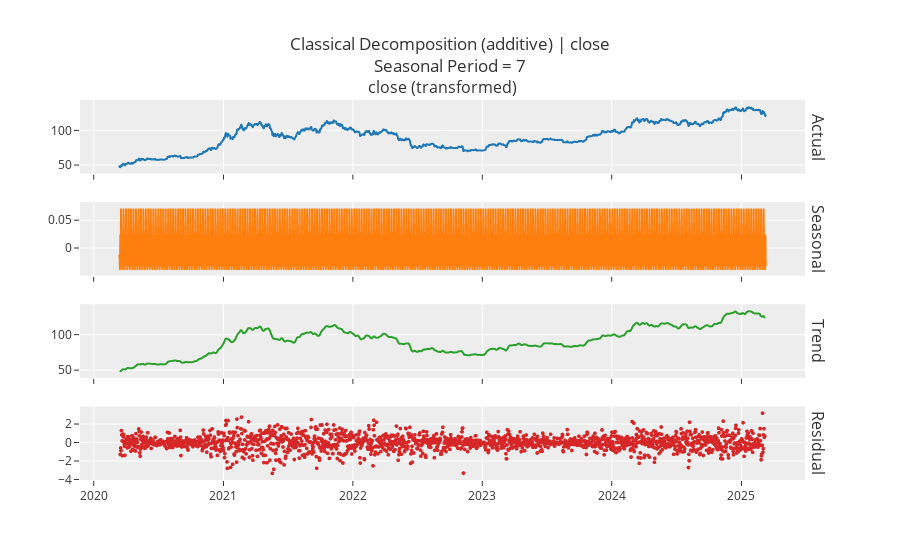
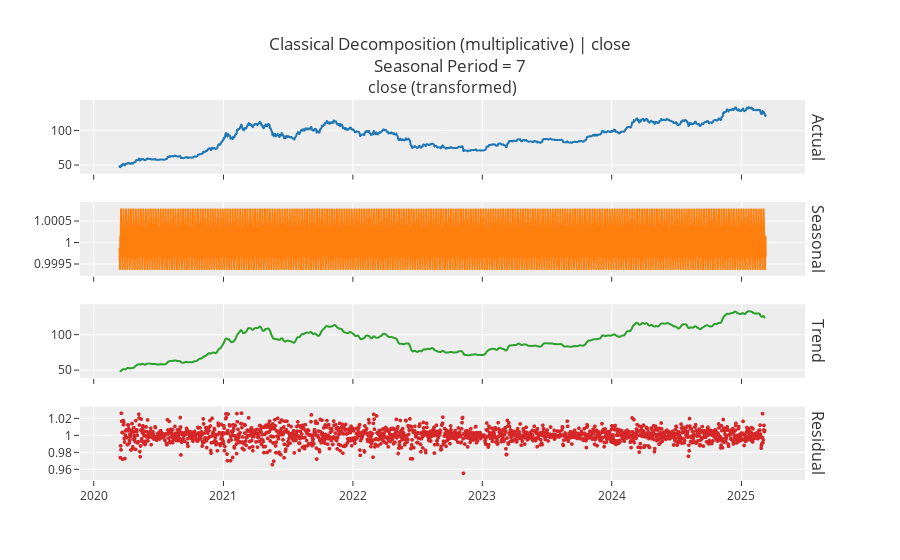
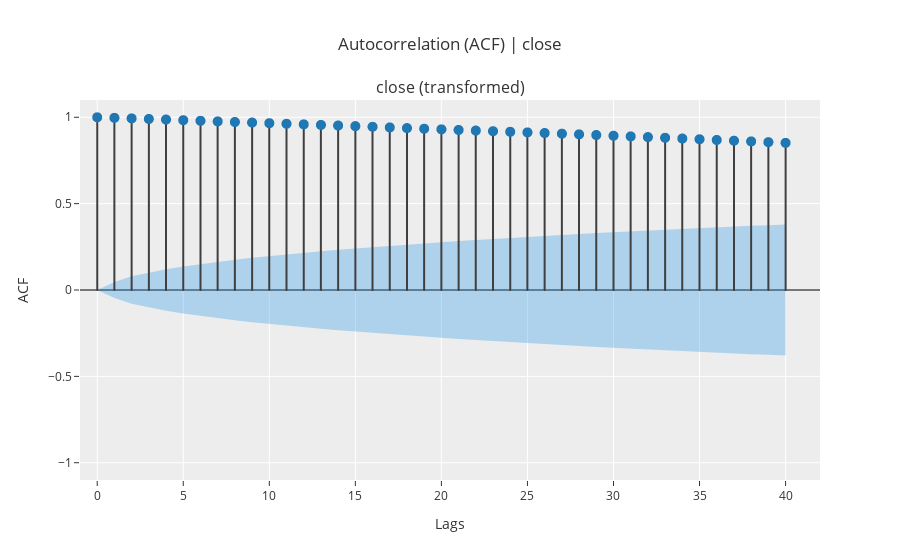
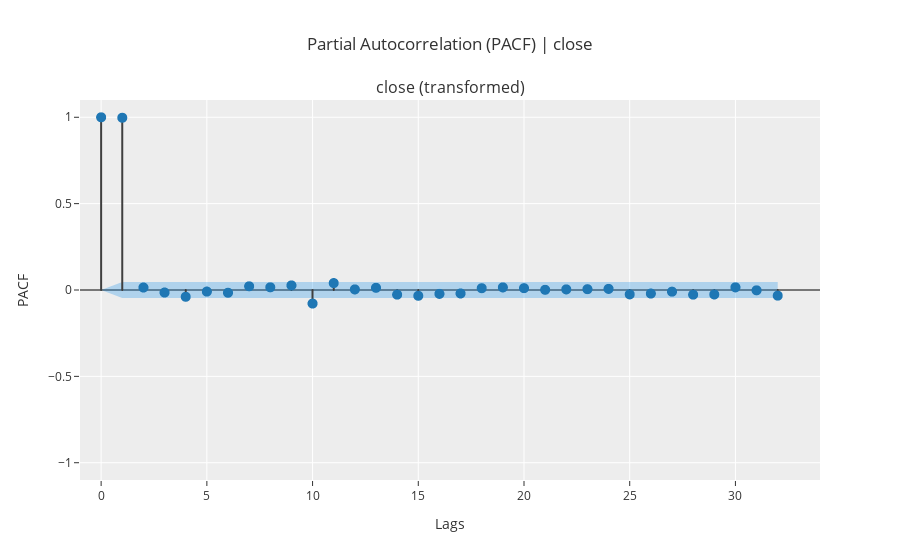

The code cell stored with these charts, in order, in its notebook:
### Code cell
s.plot_model(plot='decomp')
s.plot_model(plot='decomp', data_kwargs={'type': 'multiplicative'})
s.plot_model(plot='acf')
s.plot_model(plot='pacf')

### Figure 1 — Plotly figure (JSON) as saved in the notebook; plotly's stock layout.template omitted (floating-point values rounded to 4 significant figures; data arrays with more than 128 entries replaced by an {"elided": "..."} marker saying what was removed)
{"data": [{"line": {"color": "rgb(31, 119, 180)", "width": 2}, "marker": {"size": 2}, "mode": "lines+markers", "name": "Actual", "type": "scattergl", "x": {"elided": "1825 str values"}, "xaxis": "x", "y": {"elided": "1825 float values"}, "yaxis": "y"}, {"line": {"color": "rgb(255, 127, 14)", "width": 2}, "marker": {"size": 2}, "mode": "lines+markers", "name": "Seasonal", "type": "scattergl", "x": {"elided": "1825 str values"}, "xaxis": "x2", "y": {"elided": "1825 float values"}, "yaxis": "y2"}, {"line": {"color": "rgb(44, 160, 44)", "width": 2}, "marker": {"size": 2}, "mode": "lines+markers", "name": "Trend", "type": "scattergl", "x": {"elided": "1825 str values"}, "xaxis": "x3", "y": {"elided": "1825 float values"}, "yaxis": "y3"}, {"line": {"color": "rgb(214, 39, 40)", "width": 2}, "marker": {"size": 4}, "mode": "markers", "name": "Residuals", "type": "scattergl", "x": {"elided": "1825 str values"}, "xaxis": "x4", "y": {"elided": "1825 float values"}, "yaxis": "y4"}], "layout": {"annotations": [{"font": {"size": 16}, "showarrow": false, "text": "close (transformed)", "x": 0.49, "xanchor": "center", "xref": "paper", "y": 1, "yanchor": "bottom", "yref": "paper"}, {"font": {"size": 16}, "showarrow": false, "text": "Actual", "textangle": 90, "x": 0.98, "xanchor": "left", "xref": "paper", "y": 0.9031, "yanchor": "middle", "yref": "paper"}, {"font": {"size": 16}, "showarrow": false, "text": "Seasonal", "textangle": 90, "x": 0.98, "xanchor": "left", "xref": "paper", "y": 0.6344, "yanchor": "middle", "yref": "paper"}, {"font": {"size": 16}, "showarrow": false, "text": "Trend", "textangle": 90, "x": 0.98, "xanchor": "left", "xref": "paper", "y": 0.3656, "yanchor": "middle", "yref": "paper"}, {"font": {"size": 16}, "showarrow": false, "text": "Residual", "textangle": 90, "x": 0.98, "xanchor": "left", "xref": "paper", "y": 0.09688, "yanchor": "middle", "yref": "paper"}], "showlegend": false, "title": {"text": "Classical Decomposition (additive) | close<br>Seasonal Period = 7"}, "xaxis": {"anchor": "y", "domain": [0, 0.98], "matches": "x4", "showticklabels": false}, "xaxis2": {"anchor": "y2", "domain": [0, 0.98], "matches": "x4", "showticklabels": false}, "xaxis3": {"anchor": "y3", "domain": [0, 0.98], "matches": "x4", "showticklabels": false}, "xaxis4": {"anchor": "y4", "domain": [0, 0.98]}, "yaxis": {"anchor": "x", "domain": [0.8063, 1]}, "yaxis2": {"anchor": "x2", "domain": [0.5375, 0.7312]}, "yaxis3": {"anchor": "x3", "domain": [0.2687, 0.4625]}, "yaxis4": {"anchor": "x4", "domain": [0, 0.1938]}}}

### Figure 2 — Plotly figure (JSON) as saved in the notebook; plotly's stock layout.template omitted (floating-point values rounded to 4 significant figures; data arrays with more than 128 entries replaced by an {"elided": "..."} marker saying what was removed)
{"data": [{"line": {"color": "rgb(31, 119, 180)", "width": 2}, "marker": {"size": 2}, "mode": "lines+markers", "name": "Actual", "type": "scattergl", "x": {"elided": "1825 str values"}, "xaxis": "x", "y": {"elided": "1825 float values"}, "yaxis": "y"}, {"line": {"color": "rgb(255, 127, 14)", "width": 2}, "marker": {"size": 2}, "mode": "lines+markers", "name": "Seasonal", "type": "scattergl", "x": {"elided": "1825 str values"}, "xaxis": "x2", "y": {"elided": "1825 float values"}, "yaxis": "y2"}, {"line": {"color": "rgb(44, 160, 44)", "width": 2}, "marker": {"size": 2}, "mode": "lines+markers", "name": "Trend", "type": "scattergl", "x": {"elided": "1825 str values"}, "xaxis": "x3", "y": {"elided": "1825 float values"}, "yaxis": "y3"}, {"line": {"color": "rgb(214, 39, 40)", "width": 2}, "marker": {"size": 4}, "mode": "markers", "name": "Residuals", "type": "scattergl", "x": {"elided": "1825 str values"}, "xaxis": "x4", "y": {"elided": "1825 float values"}, "yaxis": "y4"}], "layout": {"annotations": [{"font": {"size": 16}, "showarrow": false, "text": "close (transformed)", "x": 0.49, "xanchor": "center", "xref": "paper", "y": 1, "yanchor": "bottom", "yref": "paper"}, {"font": {"size": 16}, "showarrow": false, "text": "Actual", "textangle": 90, "x": 0.98, "xanchor": "left", "xref": "paper", "y": 0.9031, "yanchor": "middle", "yref": "paper"}, {"font": {"size": 16}, "showarrow": false, "text": "Seasonal", "textangle": 90, "x": 0.98, "xanchor": "left", "xref": "paper", "y": 0.6344, "yanchor": "middle", "yref": "paper"}, {"font": {"size": 16}, "showarrow": false, "text": "Trend", "textangle": 90, "x": 0.98, "xanchor": "left", "xref": "paper", "y": 0.3656, "yanchor": "middle", "yref": "paper"}, {"font": {"size": 16}, "showarrow": false, "text": "Residual", "textangle": 90, "x": 0.98, "xanchor": "left", "xref": "paper", "y": 0.09688, "yanchor": "middle", "yref": "paper"}], "showlegend": false, "title": {"text": "Classical Decomposition (multiplicative) | close<br>Seasonal Period = 7"}, "xaxis": {"anchor": "y", "domain": [0, 0.98], "matches": "x4", "showticklabels": false}, "xaxis2": {"anchor": "y2", "domain": [0, 0.98], "matches": "x4", "showticklabels": false}, "xaxis3": {"anchor": "y3", "domain": [0, 0.98], "matches": "x4", "showticklabels": false}, "xaxis4": {"anchor": "y4", "domain": [0, 0.98]}, "yaxis": {"anchor": "x", "domain": [0.8063, 1]}, "yaxis2": {"anchor": "x2", "domain": [0.5375, 0.7312]}, "yaxis3": {"anchor": "x3", "domain": [0.2687, 0.4625]}, "yaxis4": {"anchor": "x4", "domain": [0, 0.1938]}}}

### Figure 3 — Plotly figure (JSON) as saved in the notebook; plotly's stock layout.template omitted (floating-point values rounded to 4 significant figures)
{"data": [{"line": {"color": "#3f3f3f"}, "marker": {"size": 10}, "mode": "lines", "name": "ACF", "showlegend": false, "type": "scattergl", "x": [0, 0], "xaxis": "x", "y": [0, 1], "yaxis": "y"}, {"line": {"color": "#3f3f3f"}, "marker": {"size": 10}, "mode": "lines", "name": "ACF", "showlegend": false, "type": "scattergl", "x": [1, 1], "xaxis": "x", "y": [0, 0.9967], "yaxis": "y"}, {"line": {"color": "#3f3f3f"}, "marker": {"size": 10}, "mode": "lines", "name": "ACF", "showlegend": false, "type": "scattergl", "x": [2, 2], "xaxis": "x", "y": [0, 0.9935], "yaxis": "y"}, {"line": {"color": "#3f3f3f"}, "marker": {"size": 10}, "mode": "lines", "name": "ACF", "showlegend": false, "type": "scattergl", "x": [3, 3], "xaxis": "x", "y": [0, 0.9902], "yaxis": "y"}, {"line": {"color": "#3f3f3f"}, "marker": {"size": 10}, "mode": "lines", "name": "ACF", "showlegend": false, "type": "scattergl", "x": [4, 4], "xaxis": "x", "y": [0, 0.9867], "yaxis": "y"}, {"line": {"color": "#3f3f3f"}, "marker": {"size": 10}, "mode": "lines", "name": "ACF", "showlegend": false, "type": "scattergl", "x": [5, 5], "xaxis": "x", "y": [0, 0.9832], "yaxis": "y"}, {"line": {"color": "#3f3f3f"}, "marker": {"size": 10}, "mode": "lines", "name": "ACF", "showlegend": false, "type": "scattergl", "x": [6, 6], "xaxis": "x", "y": [0, 0.9796], "yaxis": "y"}, {"line": {"color": "#3f3f3f"}, "marker": {"size": 10}, "mode": "lines", "name": "ACF", "showlegend": false, "type": "scattergl", "x": [7, 7], "xaxis": "x", "y": [0, 0.9761], "yaxis": "y"}, {"line": {"color": "#3f3f3f"}, "marker": {"size": 10}, "mode": "lines", "name": "ACF", "showlegend": false, "type": "scattergl", "x": [8, 8], "xaxis": "x", "y": [0, 0.9727], "yaxis": "y"}, {"line": {"color": "#3f3f3f"}, "marker": {"size": 10}, "mode": "lines", "name": "ACF", "showlegend": false, "type": "scattergl", "x": [9, 9], "xaxis": "x", "y": [0, 0.9695], "yaxis": "y"}, {"line": {"color": "#3f3f3f"}, "marker": {"size": 10}, "mode": "lines", "name": "ACF", "showlegend": false, "type": "scattergl", "x": [10, 10], "xaxis": "x", "y": [0, 0.9658], "yaxis": "y"}, {"line": {"color": "#3f3f3f"}, "marker": {"size": 10}, "mode": "lines", "name": "ACF", "showlegend": false, "type": "scattergl", "x": [11, 11], "xaxis": "x", "y": [0, 0.9624], "yaxis": "y"}, {"line": {"color": "#3f3f3f"}, "marker": {"size": 10}, "mode": "lines", "name": "ACF", "showlegend": false, "type": "scattergl", "x": [12, 12], "xaxis": "x", "y": [0, 0.959], "yaxis": "y"}, {"line": {"color": "#3f3f3f"}, "marker": {"size": 10}, "mode": "lines", "name": "ACF", "showlegend": false, "type": "scattergl", "x": [13, 13], "xaxis": "x", "y": [0, 0.9557], "yaxis": "y"}, {"line": {"color": "#3f3f3f"}, "marker": {"size": 10}, "mode": "lines", "name": "ACF", "showlegend": false, "type": "scattergl", "x": [14, 14], "xaxis": "x", "y": [0, 0.9523], "yaxis": "y"}, {"line": {"color": "#3f3f3f"}, "marker": {"size": 10}, "mode": "lines", "name": "ACF", "showlegend": false, "type": "scattergl", "x": [15, 15], "xaxis": "x", "y": [0, 0.9486], "yaxis": "y"}, {"line": {"color": "#3f3f3f"}, "marker": {"size": 10}, "mode": "lines", "name": "ACF", "showlegend": false, "type": "scattergl", "x": [16, 16], "xaxis": "x", "y": [0, 0.9449], "yaxis": "y"}, {"line": {"color": "#3f3f3f"}, "marker": {"size": 10}, "mode": "lines", "name": "ACF", "showlegend": false, "type": "scattergl", "x": [17, 17], "xaxis": "x", "y": [0, 0.9411], "yaxis": "y"}, {"line": {"color": "#3f3f3f"}, "marker": {"size": 10}, "mode": "lines", "name": "ACF", "showlegend": false, "type": "scattergl", "x": [18, 18], "xaxis": "x", "y": [0, 0.9374], "yaxis": "y"}, {"line": {"color": "#3f3f3f"}, "marker": {"size": 10}, "mode": "lines", "name": "ACF", "showlegend": false, "type": "scattergl", "x": [19, 19], "xaxis": "x", "y": [0, 0.9337], "yaxis": "y"}, {"line": {"color": "#3f3f3f"}, "marker": {"size": 10}, "mode": "lines", "name": "ACF", "showlegend": false, "type": "scattergl", "x": [20, 20], "xaxis": "x", "y": [0, 0.9301], "yaxis": "y"}, {"line": {"color": "#3f3f3f"}, "marker": {"size": 10}, "mode": "lines", "name": "ACF", "showlegend": false, "type": "scattergl", "x": [21, 21], "xaxis": "x", "y": [0, 0.9265], "yaxis": "y"}, {"line": {"color": "#3f3f3f"}, "marker": {"size": 10}, "mode": "lines", "name": "ACF", "showlegend": false, "type": "scattergl", "x": [22, 22], "xaxis": "x", "y": [0, 0.9229], "yaxis": "y"}, {"line": {"color": "#3f3f3f"}, "marker": {"size": 10}, "mode": "lines", "name": "ACF", "showlegend": false, "type": "scattergl", "x": [23, 23], "xaxis": "x", "y": [0, 0.9194], "yaxis": "y"}, {"line": {"color": "#3f3f3f"}, "marker": {"size": 10}, "mode": "lines", "name": "ACF", "showlegend": false, "type": "scattergl", "x": [24, 24], "xaxis": "x", "y": [0, 0.916], "yaxis": "y"}, {"line": {"color": "#3f3f3f"}, "marker": {"size": 10}, "mode": "lines", "name": "ACF", "showlegend": false, "type": "scattergl", "x": [25, 25], "xaxis": "x", "y": [0, 0.9124], "yaxis": "y"}, {"line": {"color": "#3f3f3f"}, "marker": {"size": 10}, "mode": "lines", "name": "ACF", "showlegend": false, "type": "scattergl", "x": [26, 26], "xaxis": "x", "y": [0, 0.9087], "yaxis": "y"}, {"line": {"color": "#3f3f3f"}, "marker": {"size": 10}, "mode": "lines", "name": "ACF", "showlegend": false, "type": "scattergl", "x": [27, 27], "xaxis": "x", "y": [0, 0.905], "yaxis": "y"}, {"line": {"color": "#3f3f3f"}, "marker": {"size": 10}, "mode": "lines", "name": "ACF", "showlegend": false, "type": "scattergl", "x": [28, 28], "xaxis": "x", "y": [0, 0.9012], "yaxis": "y"}, {"line": {"color": "#3f3f3f"}, "marker": {"size": 10}, "mode": "lines", "name": "ACF", "showlegend": false, "type": "scattergl", "x": [29, 29], "xaxis": "x", "y": [0, 0.8972], "yaxis": "y"}, {"line": {"color": "#3f3f3f"}, "marker": {"size": 10}, "mode": "lines", "name": "ACF", "showlegend": false, "type": "scattergl", "x": [30, 30], "xaxis": "x", "y": [0, 0.8933], "yaxis": "y"}, {"line": {"color": "#3f3f3f"}, "marker": {"size": 10}, "mode": "lines", "name": "ACF", "showlegend": false, "type": "scattergl", "x": [31, 31], "xaxis": "x", "y": [0, 0.8893], "yaxis": "y"}, {"line": {"color": "#3f3f3f"}, "marker": {"size": 10}, "mode": "lines", "name": "ACF", "showlegend": false, "type": "scattergl", "x": [32, 32], "xaxis": "x", "y": [0, 0.8852], "yaxis": "y"}, {"line": {"color": "#3f3f3f"}, "marker": {"size": 10}, "mode": "lines", "name": "ACF", "showlegend": false, "type": "scattergl", "x": [33, 33], "xaxis": "x", "y": [0, 0.8812], "yaxis": "y"}, {"line": {"color": "#3f3f3f"}, "marker": {"size": 10}, "mode": "lines", "name": "ACF", "showlegend": false, "type": "scattergl", "x": [34, 34], "xaxis": "x", "y": [0, 0.877], "yaxis": "y"}, {"line": {"color": "#3f3f3f"}, "marker": {"size": 10}, "mode": "lines", "name": "ACF", "showlegend": false, "type": "scattergl", "x": [35, 35], "xaxis": "x", "y": [0, 0.8728], "yaxis": "y"}, {"line": {"color": "#3f3f3f"}, "marker": {"size": 10}, "mode": "lines", "name": "ACF", "showlegend": false, "type": "scattergl", "x": [36, 36], "xaxis": "x", "y": [0, 0.8686], "yaxis": "y"}, {"line": {"color": "#3f3f3f"}, "marker": {"size": 10}, "mode": "lines", "name": "ACF", "showlegend": false, "type": "scattergl", "x": [37, 37], "xaxis": "x", "y": [0, 0.8644], "yaxis": "y"}, {"line": {"color": "#3f3f3f"}, "marker": {"size": 10}, "mode": "lines", "name": "ACF", "showlegend": false, "type": "scattergl", "x": [38, 38], "xaxis": "x", "y": [0, 0.8602], "yaxis": "y"}, {"line": {"color": "#3f3f3f"}, "marker": {"size": 10}, "mode": "lines", "name": "ACF", "showlegend": false, "type": "scattergl", "x": [39, 39], "xaxis": "x", "y": [0, 0.856], "yaxis": "y"}, {"line": {"color": "#3f3f3f"}, "marker": {"size": 10}, "mode": "lines", "name": "ACF", "showlegend": false, "type": "scattergl", "x": [40, 40], "xaxis": "x", "y": [0, 0.8517], "yaxis": "y"}, {"marker": {"color": "#1f77b4", "size": 10}, "mode": "markers", "name": "ACF", "showlegend": false, "type": "scattergl", "x": [0, 1, 2, 3, 4, 5, 6, 7, 8, 9, 10, 11, 12, 13, 14, 15, 16, 17, 18, 19, 20, 21, 22, 23, 24, 25, 26, 27, 28, 29, 30, 31, 32, 33, 34, 35, 36, 37, 38, 39, 40], "xaxis": "x", "y": [1, 0.9967, 0.9935, 0.9902, 0.9867, 0.9832, 0.9796, 0.9761, 0.9727, 0.9695, 0.9658, 0.9624, 0.959, 0.9557, 0.9523, 0.9486, 0.9449, 0.9411, 0.9374, 0.9337, 0.9301, 0.9265, 0.9229, 0.9194, 0.916, 0.9124, 0.9087, 0.905, 0.9012, 0.8972, 0.8933, 0.8893, 0.8852, 0.8812, 0.877, 0.8728, 0.8686, 0.8644, 0.8602, 0.856, 0.8517], "yaxis": "y"}, {"line": {"color": "rgba(255,255,255,0)"}, "marker": {"size": 10}, "mode": "lines", "name": "UC", "showlegend": false, "type": "scatter", "x": [0, 1, 2, 3, 4, 5, 6, 7, 8, 9, 10, 11, 12, 13, 14, 15, 16, 17, 18, 19, 20, 21, 22, 23, 24, 25, 26, 27, 28, 29, 30, 31, 32, 33, 34, 35, 36, 37, 38, 39, 40], "xaxis": "x", "y": [0, 0.04588, 0.07929, 0.1022, 0.1207, 0.1366, 0.1508, 0.1636, 0.1755, 0.1865, 0.1968, 0.2065, 0.2158, 0.2246, 0.233, 0.241, 0.2488, 0.2562, 0.2634, 0.2703, 0.277, 0.2835, 0.2898, 0.2959, 0.3019, 0.3077, 0.3133, 0.3188, 0.3242, 0.3294, 0.3345, 0.3395, 0.3444, 0.3491, 0.3538, 0.3583, 0.3628, 0.3671, 0.3714, 0.3756, 0.3796], "yaxis": "y"}, {"fill": "tonexty", "fillcolor": "rgba(32, 146, 230,0.3)", "line": {"color": "rgba(255,255,255,0)"}, "marker": {"size": 10}, "mode": "lines", "name": "LC", "showlegend": false, "type": "scatter", "x": [0, 1, 2, 3, 4, 5, 6, 7, 8, 9, 10, 11, 12, 13, 14, 15, 16, 17, 18, 19, 20, 21, 22, 23, 24, 25, 26, 27, 28, 29, 30, 31, 32, 33, 34, 35, 36, 37, 38, 39, 40], "xaxis": "x", "y": [0, -0.04588, -0.07929, -0.1022, -0.1207, -0.1366, -0.1508, -0.1636, -0.1755, -0.1865, -0.1968, -0.2065, -0.2158, -0.2246, -0.233, -0.241, -0.2488, -0.2562, -0.2634, -0.2703, -0.277, -0.2835, -0.2898, -0.2959, -0.3019, -0.3077, -0.3133, -0.3188, -0.3242, -0.3294, -0.3345, -0.3395, -0.3444, -0.3491, -0.3538, -0.3583, -0.3628, -0.3671, -0.3714, -0.3756, -0.3796], "yaxis": "y"}], "layout": {"annotations": [{"font": {"size": 16}, "showarrow": false, "text": "close (transformed)", "x": 0.5, "xanchor": "center", "xref": "paper", "y": 1, "yanchor": "bottom", "yref": "paper"}], "showlegend": false, "title": {"text": "Autocorrelation (ACF) | close"}, "xaxis": {"anchor": "y", "domain": [0, 1], "range": [-1, 42], "title": {"text": "Lags"}}, "yaxis": {"anchor": "x", "domain": [0, 1], "range": [-1.1, 1.1], "title": {"text": "ACF"}, "zerolinecolor": "#000000"}}}

### Figure 4 — Plotly figure (JSON) as saved in the notebook; plotly's stock layout.template omitted (floating-point values rounded to 4 significant figures)
{"data": [{"line": {"color": "#3f3f3f"}, "marker": {"size": 10}, "mode": "lines", "name": "PACF", "showlegend": false, "type": "scattergl", "x": [0, 0], "xaxis": "x", "y": [0, 1], "yaxis": "y"}, {"line": {"color": "#3f3f3f"}, "marker": {"size": 10}, "mode": "lines", "name": "PACF", "showlegend": false, "type": "scattergl", "x": [1, 1], "xaxis": "x", "y": [0, 0.9972], "yaxis": "y"}, {"line": {"color": "#3f3f3f"}, "marker": {"size": 10}, "mode": "lines", "name": "PACF", "showlegend": false, "type": "scattergl", "x": [2, 2], "xaxis": "x", "y": [0, 0.0142], "yaxis": "y"}, {"line": {"color": "#3f3f3f"}, "marker": {"size": 10}, "mode": "lines", "name": "PACF", "showlegend": false, "type": "scattergl", "x": [3, 3], "xaxis": "x", "y": [0, -0.0147], "yaxis": "y"}, {"line": {"color": "#3f3f3f"}, "marker": {"size": 10}, "mode": "lines", "name": "PACF", "showlegend": false, "type": "scattergl", "x": [4, 4], "xaxis": "x", "y": [0, -0.0393], "yaxis": "y"}, {"line": {"color": "#3f3f3f"}, "marker": {"size": 10}, "mode": "lines", "name": "PACF", "showlegend": false, "type": "scattergl", "x": [5, 5], "xaxis": "x", "y": [0, -0.009153], "yaxis": "y"}, {"line": {"color": "#3f3f3f"}, "marker": {"size": 10}, "mode": "lines", "name": "PACF", "showlegend": false, "type": "scattergl", "x": [6, 6], "xaxis": "x", "y": [0, -0.01594], "yaxis": "y"}, {"line": {"color": "#3f3f3f"}, "marker": {"size": 10}, "mode": "lines", "name": "PACF", "showlegend": false, "type": "scattergl", "x": [7, 7], "xaxis": "x", "y": [0, 0.02154], "yaxis": "y"}, {"line": {"color": "#3f3f3f"}, "marker": {"size": 10}, "mode": "lines", "name": "PACF", "showlegend": false, "type": "scattergl", "x": [8, 8], "xaxis": "x", "y": [0, 0.01553], "yaxis": "y"}, {"line": {"color": "#3f3f3f"}, "marker": {"size": 10}, "mode": "lines", "name": "PACF", "showlegend": false, "type": "scattergl", "x": [9, 9], "xaxis": "x", "y": [0, 0.02653], "yaxis": "y"}, {"line": {"color": "#3f3f3f"}, "marker": {"size": 10}, "mode": "lines", "name": "PACF", "showlegend": false, "type": "scattergl", "x": [10, 10], "xaxis": "x", "y": [0, -0.07828], "yaxis": "y"}, {"line": {"color": "#3f3f3f"}, "marker": {"size": 10}, "mode": "lines", "name": "PACF", "showlegend": false, "type": "scattergl", "x": [11, 11], "xaxis": "x", "y": [0, 0.03991], "yaxis": "y"}, {"line": {"color": "#3f3f3f"}, "marker": {"size": 10}, "mode": "lines", "name": "PACF", "showlegend": false, "type": "scattergl", "x": [12, 12], "xaxis": "x", "y": [0, 0.003377], "yaxis": "y"}, {"line": {"color": "#3f3f3f"}, "marker": {"size": 10}, "mode": "lines", "name": "PACF", "showlegend": false, "type": "scattergl", "x": [13, 13], "xaxis": "x", "y": [0, 0.01272], "yaxis": "y"}, {"line": {"color": "#3f3f3f"}, "marker": {"size": 10}, "mode": "lines", "name": "PACF", "showlegend": false, "type": "scattergl", "x": [14, 14], "xaxis": "x", "y": [0, -0.02685], "yaxis": "y"}, {"line": {"color": "#3f3f3f"}, "marker": {"size": 10}, "mode": "lines", "name": "PACF", "showlegend": false, "type": "scattergl", "x": [15, 15], "xaxis": "x", "y": [0, -0.03342], "yaxis": "y"}, {"line": {"color": "#3f3f3f"}, "marker": {"size": 10}, "mode": "lines", "name": "PACF", "showlegend": false, "type": "scattergl", "x": [16, 16], "xaxis": "x", "y": [0, -0.02227], "yaxis": "y"}, {"line": {"color": "#3f3f3f"}, "marker": {"size": 10}, "mode": "lines", "name": "PACF", "showlegend": false, "type": "scattergl", "x": [17, 17], "xaxis": "x", "y": [0, -0.02014], "yaxis": "y"}, {"line": {"color": "#3f3f3f"}, "marker": {"size": 10}, "mode": "lines", "name": "PACF", "showlegend": false, "type": "scattergl", "x": [18, 18], "xaxis": "x", "y": [0, 0.01026], "yaxis": "y"}, {"line": {"color": "#3f3f3f"}, "marker": {"size": 10}, "mode": "lines", "name": "PACF", "showlegend": false, "type": "scattergl", "x": [19, 19], "xaxis": "x", "y": [0, 0.01493], "yaxis": "y"}, {"line": {"color": "#3f3f3f"}, "marker": {"size": 10}, "mode": "lines", "name": "PACF", "showlegend": false, "type": "scattergl", "x": [20, 20], "xaxis": "x", "y": [0, 0.01073], "yaxis": "y"}, {"line": {"color": "#3f3f3f"}, "marker": {"size": 10}, "mode": "lines", "name": "PACF", "showlegend": false, "type": "scattergl", "x": [21, 21], "xaxis": "x", "y": [0, 0.001058], "yaxis": "y"}, {"line": {"color": "#3f3f3f"}, "marker": {"size": 10}, "mode": "lines", "name": "PACF", "showlegend": false, "type": "scattergl", "x": [22, 22], "xaxis": "x", "y": [0, 0.00366], "yaxis": "y"}, {"line": {"color": "#3f3f3f"}, "marker": {"size": 10}, "mode": "lines", "name": "PACF", "showlegend": false, "type": "scattergl", "x": [23, 23], "xaxis": "x", "y": [0, 0.004767], "yaxis": "y"}, {"line": {"color": "#3f3f3f"}, "marker": {"size": 10}, "mode": "lines", "name": "PACF", "showlegend": false, "type": "scattergl", "x": [24, 24], "xaxis": "x", "y": [0, 0.006478], "yaxis": "y"}, {"line": {"color": "#3f3f3f"}, "marker": {"size": 10}, "mode": "lines", "name": "PACF", "showlegend": false, "type": "scattergl", "x": [25, 25], "xaxis": "x", "y": [0, -0.0252], "yaxis": "y"}, {"line": {"color": "#3f3f3f"}, "marker": {"size": 10}, "mode": "lines", "name": "PACF", "showlegend": false, "type": "scattergl", "x": [26, 26], "xaxis": "x", "y": [0, -0.02056], "yaxis": "y"}, {"line": {"color": "#3f3f3f"}, "marker": {"size": 10}, "mode": "lines", "name": "PACF", "showlegend": false, "type": "scattergl", "x": [27, 27], "xaxis": "x", "y": [0, -0.009646], "yaxis": "y"}, {"line": {"color": "#3f3f3f"}, "marker": {"size": 10}, "mode": "lines", "name": "PACF", "showlegend": false, "type": "scattergl", "x": [28, 28], "xaxis": "x", "y": [0, -0.02703], "yaxis": "y"}, {"line": {"color": "#3f3f3f"}, "marker": {"size": 10}, "mode": "lines", "name": "PACF", "showlegend": false, "type": "scattergl", "x": [29, 29], "xaxis": "x", "y": [0, -0.02563], "yaxis": "y"}, {"line": {"color": "#3f3f3f"}, "marker": {"size": 10}, "mode": "lines", "name": "PACF", "showlegend": false, "type": "scattergl", "x": [30, 30], "xaxis": "x", "y": [0, 0.01542], "yaxis": "y"}, {"line": {"color": "#3f3f3f"}, "marker": {"size": 10}, "mode": "lines", "name": "PACF", "showlegend": false, "type": "scattergl", "x": [31, 31], "xaxis": "x", "y": [0, -0.001751], "yaxis": "y"}, {"line": {"color": "#3f3f3f"}, "marker": {"size": 10}, "mode": "lines", "name": "PACF", "showlegend": false, "type": "scattergl", "x": [32, 32], "xaxis": "x", "y": [0, -0.03271], "yaxis": "y"}, {"marker": {"color": "#1f77b4", "size": 10}, "mode": "markers", "name": "PACF", "showlegend": false, "type": "scattergl", "x": [0, 1, 2, 3, 4, 5, 6, 7, 8, 9, 10, 11, 12, 13, 14, 15, 16, 17, 18, 19, 20, 21, 22, 23, 24, 25, 26, 27, 28, 29, 30, 31, 32], "xaxis": "x", "y": [1, 0.9972, 0.0142, -0.0147, -0.0393, -0.009153, -0.01594, 0.02154, 0.01553, 0.02653, -0.07828, 0.03991, 0.003377, 0.01272, -0.02685, -0.03342, -0.02227, -0.02014, 0.01026, 0.01493, 0.01073, 0.001058, 0.00366, 0.004767, 0.006478, -0.0252, -0.02056, -0.009646, -0.02703, -0.02563, 0.01542, -0.001751, -0.03271], "yaxis": "y"}, {"line": {"color": "rgba(255,255,255,0)"}, "marker": {"size": 10}, "mode": "lines", "name": "UC", "showlegend": false, "type": "scatter", "x": [0, 1, 2, 3, 4, 5, 6, 7, 8, 9, 10, 11, 12, 13, 14, 15, 16, 17, 18, 19, 20, 21, 22, 23, 24, 25, 26, 27, 28, 29, 30, 31, 32], "xaxis": "x", "y": [0, 0.04588, 0.04588, 0.04588, 0.04588, 0.04588, 0.04588, 0.04588, 0.04588, 0.04588, 0.04588, 0.04588, 0.04588, 0.04588, 0.04588, 0.04588, 0.04588, 0.04588, 0.04588, 0.04588, 0.04588, 0.04588, 0.04588, 0.04588, 0.04588, 0.04588, 0.04588, 0.04588, 0.04588, 0.04588, 0.04588, 0.04588, 0.04588], "yaxis": "y"}, {"fill": "tonexty", "fillcolor": "rgba(32, 146, 230,0.3)", "line": {"color": "rgba(255,255,255,0)"}, "marker": {"size": 10}, "mode": "lines", "name": "LC", "showlegend": false, "type": "scatter", "x": [0, 1, 2, 3, 4, 5, 6, 7, 8, 9, 10, 11, 12, 13, 14, 15, 16, 17, 18, 19, 20, 21, 22, 23, 24, 25, 26, 27, 28, 29, 30, 31, 32], "xaxis": "x", "y": [0, -0.04588, -0.04588, -0.04588, -0.04588, -0.04588, -0.04588, -0.04588, -0.04588, -0.04588, -0.04588, -0.04588, -0.04588, -0.04588, -0.04588, -0.04588, -0.04588, -0.04588, -0.04588, -0.04588, -0.04588, -0.04588, -0.04588, -0.04588, -0.04588, -0.04588, -0.04588, -0.04588, -0.04588, -0.04588, -0.04588, -0.04588, -0.04588], "yaxis": "y"}], "layout": {"annotations": [{"font": {"size": 16}, "showarrow": false, "text": "close (transformed)", "x": 0.5, "xanchor": "center", "xref": "paper", "y": 1, "yanchor": "bottom", "yref": "paper"}], "showlegend": false, "title": {"text": "Partial Autocorrelation (PACF) | close"}, "xaxis": {"anchor": "y", "domain": [0, 1], "range": [-1, 34], "title": {"text": "Lags"}}, "yaxis": {"anchor": "x", "domain": [0, 1], "range": [-1.1, 1.1], "title": {"text": "PACF"}, "zerolinecolor": "#000000"}}}
